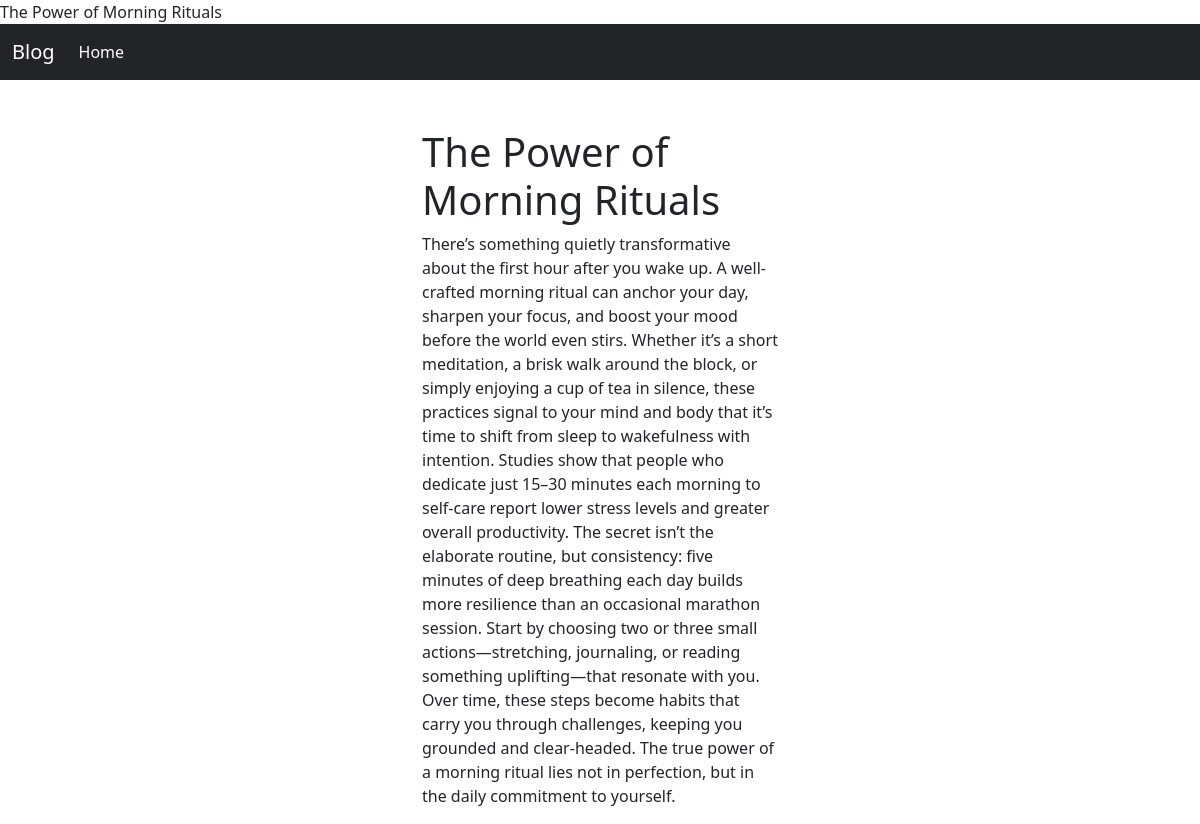
/blog/the-power-of-morning-rituals/, run on the app's committed database.
### blog/models.py (models this page shows, shortened)
class Post(models.Model):
    class NewManager(models.Manager):
        def get_queryset(self):
            return super().get_queryset() .filter(status='published')
    options = (
        ('draft', 'Draft'),
        ('published', 'Published'),
    )
    title = models.CharField(max_length=250)
    excerpt = models.TextField(null=True)
    slug = models.SlugField(max_length=250, unique_for_date='publish')
    publish = models.DateTimeField(default=timezone.now)
    author = models.ForeignKey(
        User, on_delete=models.CASCADE, related_name='blog_posts')
    content = models.TextField()
    status = models.CharField(
        max_length=10, choices=options, default='draft')
    objects = models.Manager()
    newmanager = NewManager()
    class Meta:
        ordering = ('publish',)

### blog/views.py (the view)
# urls.py: path('<slug:post>/', views.post_single, name='post_single'),
def post_single(request, post):
    post = get_object_or_404(Post, slug=post, status='published')
    return render(request, 'blog/single.html', {'post': post})

### blog/templates/blog/single.html (shortened to what this page needs)
{%extends "blog/base.html" %}
{%block content%}
<div class="container">
    <div class="row justify-content-md-center pt-5">
      <div class="col-md-4">
        <div class ="col-12"><h1>{{post.title}}</h1></div>
        <div class="col-12"><p>{{post.content|safe}}</p></div>
    </div>
     </div>
      </div>
    {%endblock%}

### data on the page
Post: title "The Power of Morning Rituals", content "There’s something quietly transformative about the first hour after you wake up. A well-crafted morning ritual can anchor your day, sharpen your focus, and boost your mood before the world even stirs. Whether it’s a short meditation, a brisk walk around the block, or simply enjoying a cup of tea in silence, these practices signal to your mind and body that it’s time to shift from sleep to wakefulness with intention. Studies show that people who dedicate just 15–30 minutes each morning to self-care report lower stress levels and greater overall productivity. The secret isn’t the elaborate routine, but consistency: five minutes of deep breathing each day builds more resilience than an…"
